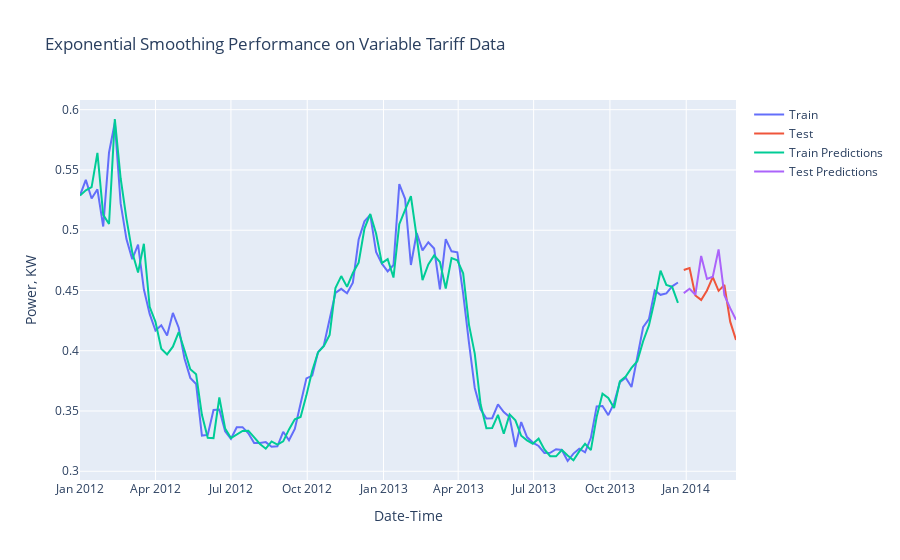

Notebook code for this chart:
### Code cell
fig = go.Figure()
fig.add_trace(go.Line(x=ToU_train.index, y=ToU_train, mode='lines', name="Train"))
fig.add_trace(go.Line(x=ToU_test.index, y=ToU_test, mode='lines', name="Test"))
fig.add_trace(go.Line(x=ToU_train.index, y=ToU_pred_train, mode='lines', name="Train Predictions"))
fig.add_trace(go.Line(x=ToU_test.index, y=ToU_pred_test, mode='lines', name="Test Predictions"))
fig.update_xaxes(title_text = 'Date-Time')
fig.update_yaxes(title_text = 'Power, KW')
fig.update_layout(title = 'Exponential Smoothing Performance on Variable Tariff Data')
fig.show()
